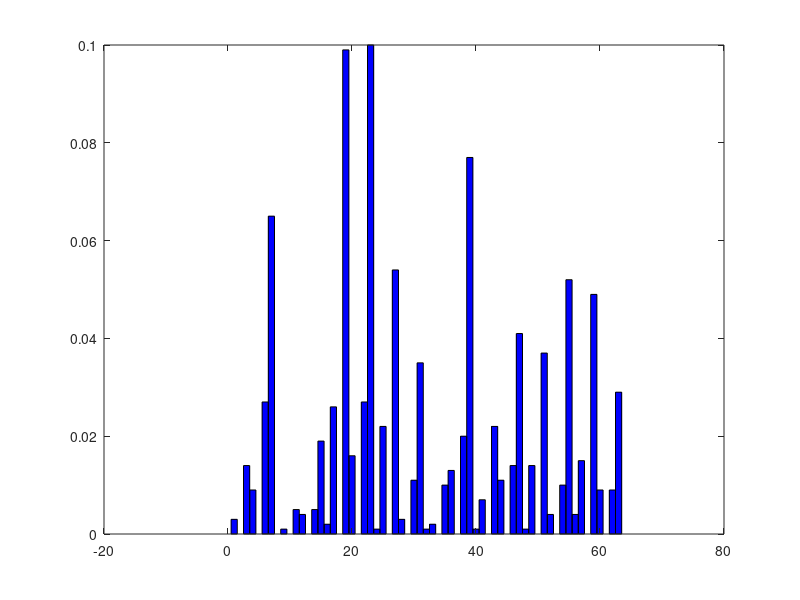

Here is the MATLAB script that generated this plot:
N = -1;
n = 1000;
arr = [];
for i = 1: n
  b1 = b2 = b3 = b4 = b5 = b6 = 0;
  rng = rand();
  if rng >= 0.2
    b1 = 1;
  endif
  rng = rand();
  if (b1 == 1 && rng >= 0.1) || (b1 == 0 && rng >= 0.4)
    b2 = 1;
  endif
  rng = rand();
  if (b1 == 1 && b2 == 1 && rng >= 0.4) || (b2 == 1 && b1 == 0) || (b2 == 0 && b1 == 0 && rng >= 0.1) || (b2 == 0 && b1 == 0 && rng >= 0.6)
    b3 = 1;
  endif
  rng = rand();
  if (b3 == 1 && rng >= 0.7) || (b3 == 0 && rng >= 0.5)
    b4 = 1;
  endif
  rng = rand();
  if (b3 == 1 && rng >= 0.5) || (b3 == 0 && rng >= 0.2)
    b5 = 1;
  endif
  rng = rand();
  if (b5 == 1 && b4 == 1 && rng >= 0.5) || (b5 == 1 && b4 == 0 && rng >= 0.7) || (b5 == 0 && b4 == 1 && rng >= 0.2) || (b5 == 0 && b4 ==0 && rng >= 0.5)
    b6 = 1;
  endif
  N = b1 + b2 * 2 + b3 * 4 + b4 * 8 + b5 * 16 + b6 * 32;
  arr = [arr, N];
endfor
disp(arr);
N=histc(arr,0:64);
p = N(24) / n;
bar(0:64,N/n, 'hist' , 'FaceColor' , 'b' );